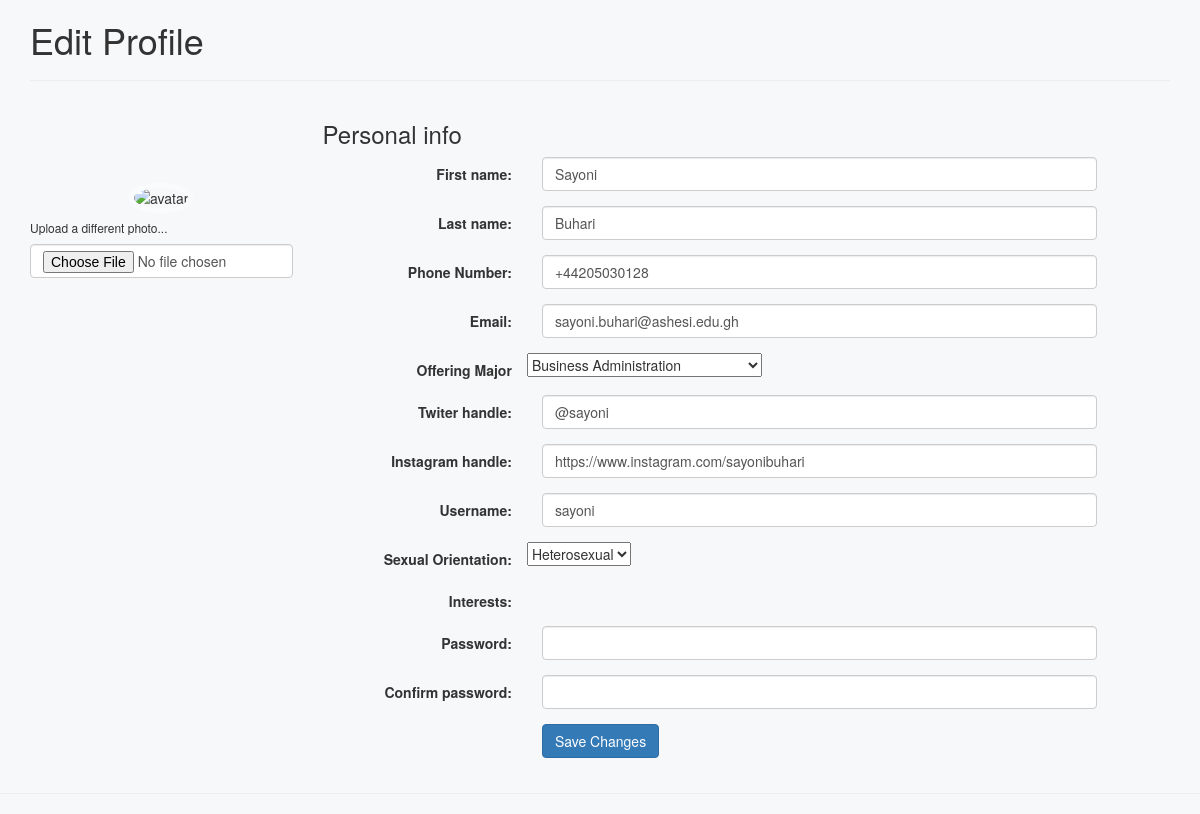
Before: /view/updateprofile.php (signed in) with the older database file.
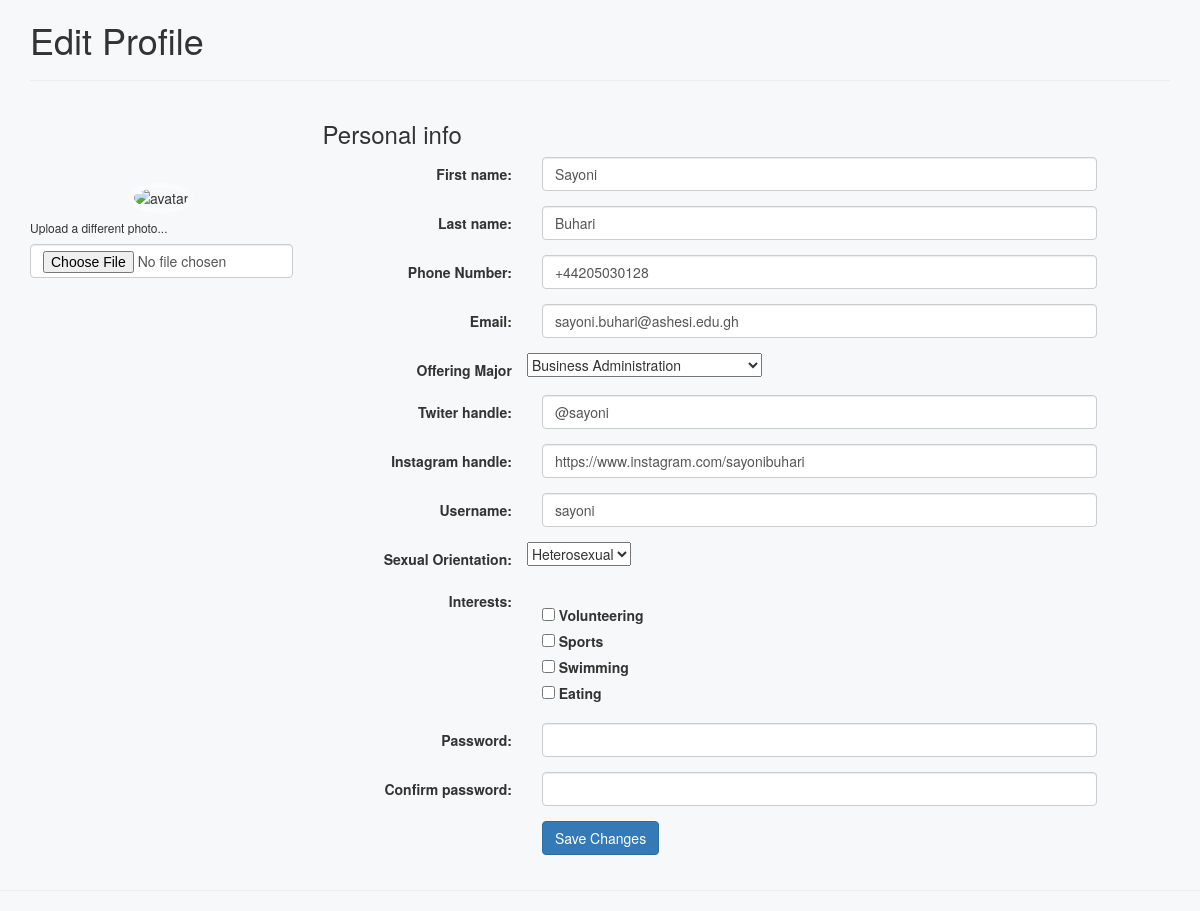
After: the same page with the newer database file.
### tables this page shows
CREATE TABLE `interest` (
  `int_id` int(8) NOT NULL,
  `interest_name` varchar(50) DEFAULT NULL
);

### controllers/UserController.php (called while the page is built, shortened)
<?php
require("../classes/User.php");
function get_all_interest_controller()
{
    $user_instance = new User();
    return $user_instance->getAllInterests();
}

### settings/db_class.php (called while the page is built, shortened)
<?php
class db_connection
{
	public $db = null;
	public $results = null;
	function connection(){
		$this->db = mysqli_connect(SERVER, USERNAME, PASSWD, DATABASE);
		return true;
	}
	function query($query){
		$this->results = mysqli_query($this->db, $query);
		return true;
	}
	function fetch($query){
		if($this->query($query)) {
			return mysqli_fetch_all($this->results, MYSQLI_ASSOC);
		}
		return false;
	}
}
?>

### classes/User.php (called while the page is built, shortened)
<?php
require("../settings/db_class.php");
class User extends db_connection
{
    function getAllInterests()
    {
        return $this->fetch("SELECT * FROM interest");
    }
}

### view/updateprofile.php (the view, shortened to what the changed rows need)
<?php
require('../controllers/UserController.php');
$allInterest = get_all_interest_controller();
?>
<!DOCTYPE html>
<html lang="en">
<head>
    <link href="https://maxcdn.bootstrapcdn.com/font-awesome/4.3.0/css/font-awesome.min.css" rel="stylesheet">
    <link href="//maxcdn.bootstrapcdn.com/bootstrap/3.3.0/css/bootstrap.min.css" rel="stylesheet" id="bootstrap-css">
    <link rel="stylesheet" href="https://cdn.jsdelivr.net/npm/bootstrap@5.0.0-beta1/dist/js/bootstrap.bundle.min.js">
</head>
<body>
<div class="container">
    <h1>Edit Profile</h1>
	<div class="row">
      <form action="../action/update_profile_process.php" class="form-horizontal" method="post" role="form" enctype='multipart/form-data'>
      <div class="col-md-9 personal-info">
          <div class="form-group">
            <label class="col-md-3 control-label">Interests:</label><br>
            <div class="col-md-8">
              <div class="form-check">
              <?php
                foreach( $allInterest as $int){ ?>
                    <input class='form-check-input'
                    type='checkbox' id=<?php echo $int['int_id']?> name='interests[]' value=<?php echo $int['int_id']?> >
                    <label for='form-check-label'><?php echo $int['interest_name']?></label><br>
                <?php } ?>
              </div>
            </div>
          </div>
        </form>
      </div>
  </div>
</body>
</html>

Changed rows visible on the page:
added interest: interest_name "Volunteering"
added interest: interest_name "Sports"
added interest: interest_name "Swimming"
added interest: interest_name "Eating"
